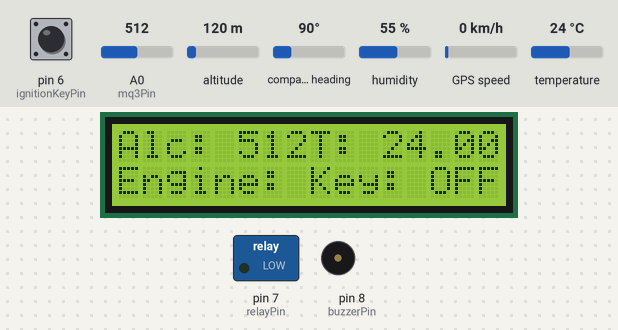
The sketch below on a simulated Arduino Uno, built with avr-gcc and run on an emulated ATmega328P. Parts: 16×2 character LCD, switched loads named in the sketch (green lamp = pin HIGH), buzzer (waves = sounding, pin HIGH). The inputs (shaded band) are chosen by the test bench; at power-on: pin 6 (ignitionKeyPin) HIGH, temperature 24 °C, A0 (mq3Pin) = 512, altitude 120 m, compass heading 90°, humidity 55 %, GPS speed 0 km/h. The GPS gets a fix after 3 s at 37.7749, -122.4194 with 8 satellites; the modem accepts every AT command (registered, SIM ready, sends succeed) and sends nothing else; what the sketch prints to the serial monitor is not drawn.

Above: at 7.8 s.
7.9 s: pin 6 (ignitionKeyPin) pulled LOW for 2.35 s
At 16.7 s:
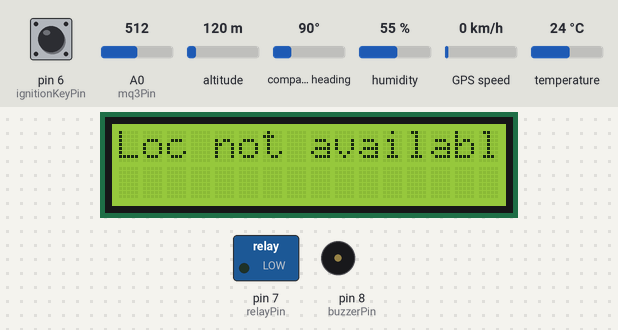
16.8 s: temperature set to 12 °C
At 18.9 s:
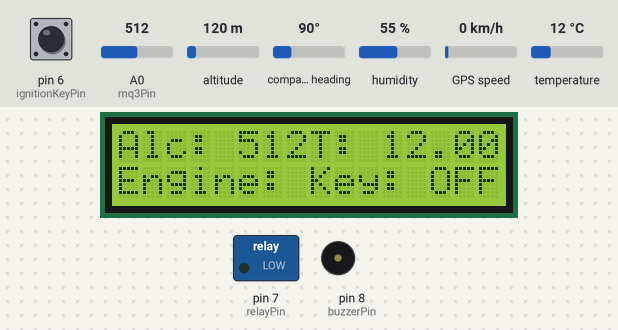
19.9 s: A0 (mq3Pin) set to 30
At 21.0 s:
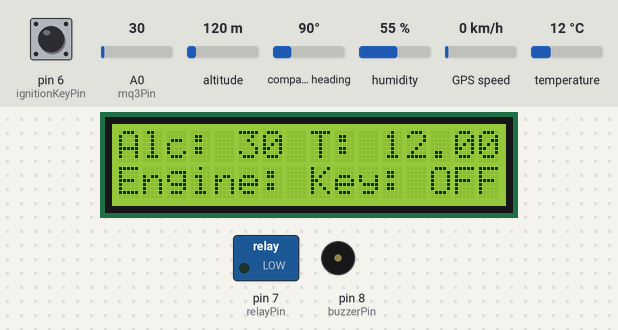
26.4 s: pin 6 (ignitionKeyPin) pulled LOW for 2.35 s
At 28.2 s:
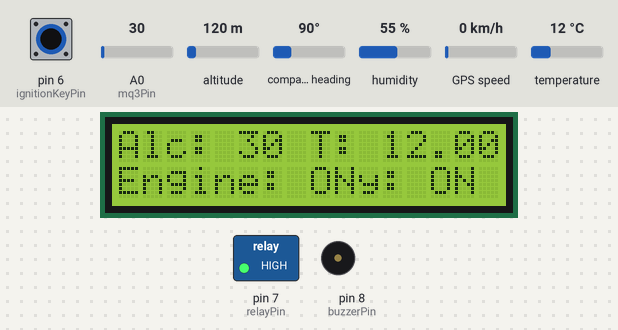
30.3 s: A0 (mq3Pin) set to 306
At 32.3 s:
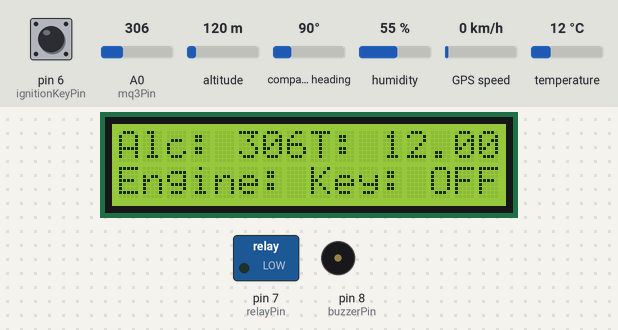
36.8 s: temperature set to 19 °C
At 38.6 s:
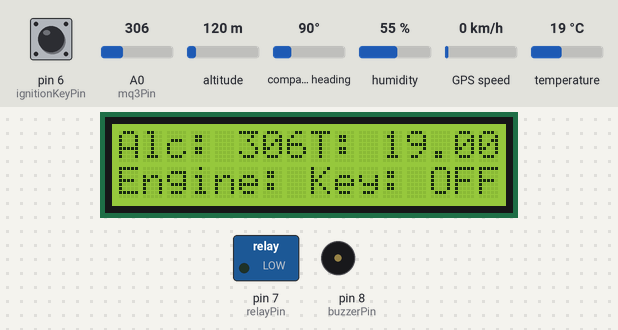
Timing chart, 0 to 40.1 s (numbered marks = the images above; inputs shaded):
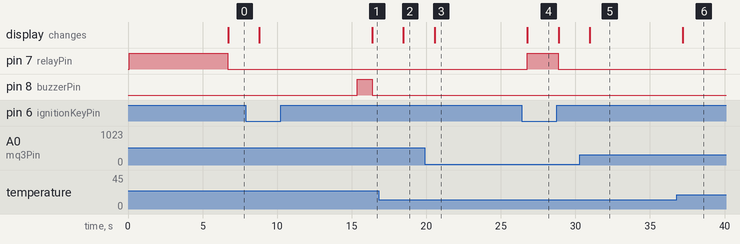

The sketch:

smart_vehicle_v1.ino
```cpp
#include <SoftwareSerial.h>       // For serial communication with GSM
#include <TinyGPS++.h>            // GPS Library for NEO-6M
#include <LiquidCrystal_I2C.h>    // For LCD display
#include <DHT.h>                  // For DHT sensor

// Pin Assignments
int mq3Pin = A0;       // Alcohol Sensor
int relayPin = 7;      // Relay to control engine lock
int buzzerPin = 8;     // Optional Buzzer for alert
int ignitionKeyPin = 6;// Ignition Key Pin (simulating the key ON/OFF state)
float alcoholThreshold = 300; // Threshold value for alcohol detection

// GSM and GPS Pins
SoftwareSerial gsmSerial(9, 10); // RX, TX for GSM
SoftwareSerial gpsSerial(4, 3);  // RX, TX for GPS
TinyGPSPlus gps; // Create GPS object

// LCD object (assuming the address is 0x27 for a 16x2 LCD)
LiquidCrystal_I2C lcd(0x27, 16, 2);

// DHT sensor
#define DHTTYPE DHT11  // or DHT22, depending on the sensor used
const int DHTPin = 2; // DHT sensor pin (changed to D2)
DHT dht(DHTPin, DHTTYPE);

void setup() {
  pinMode(mq3Pin, INPUT);
  pinMode(relayPin, OUTPUT);
  pinMode(buzzerPin, OUTPUT);
  pinMode(ignitionKeyPin, INPUT_PULLUP); // Ignition key switch with internal pull-up

  Serial.begin(9600); // For monitoring
  gpsSerial.begin(9600); // Start GPS
  gsmSerial.begin(9600); // Start GSM

  lcd.begin(A4,A5 ); // Initialize LCD with correct dimensions
  lcd.backlight(); // Turn on backlight
  lcd.clear();

  dht.begin(); // Initialize the DHT sensor

  digitalWrite(relayPin, HIGH); // Engine ON by default
  digitalWrite(buzzerPin, LOW); // Buzzer OFF by default

  lcd.setCursor(0, 0);
  lcd.print("System Init");
  lcd.setCursor(0, 1);
  lcd.print("Awaiting Key");

  // Initialize GSM Module (SIM900/800)
  sendSMS("System Initialized!");
}

void loop() {
  if (gpsSerial.available() > 0) {
    gps.encode(gpsSerial.read()); // Get GPS Data
  }

  int alcoholValue = analogRead(mq3Pin); // Read alcohol sensor data
  bool ignitionKeyStatus = digitalRead(ignitionKeyPin) == LOW; // Check if ignition key is ON (LOW because of pull-up)

  // DHT sensor readings
  float tempC = dht.readTemperature(); // Temperature in Celsius
  float humidity = dht.readHumidity(); // Humidity

  // Check if DHT sensor readings are valid
  if (isnan(tempC) || isnan(humidity)) {
    lcd.clear();
    lcd.setCursor(0, 0);
    lcd.print("DHT Error!");
    delay(2000); // Display error message for a while
    return;
  }

  // Display alcohol sensor, ignition key, temperature, and humidity
  lcd.clear();
  lcd.setCursor(0, 0);
  lcd.print("Alc: ");
  lcd.print(alcoholValue);
  lcd.setCursor(8, 0);
  lcd.print("T: ");
  lcd.print(tempC);
  lcd.setCursor(0, 1);
  lcd.print("H: ");
  lcd.print(humidity);
  lcd.print("%");

  if (ignitionKeyStatus) {
    lcd.setCursor(8, 1);
    lcd.print("Key: ON");

    if (alcoholValue > alcoholThreshold) {
      lockEngine(); // Lock the engine when alcohol is detected
      sendSMS("Alcohol detected! Engine locked.");
      triggerBuzzer();
      displayLocation();
    } else {
      unlockEngine(); // Keep the engine running when alcohol is not detected
    }
  } else {
    lockEngine(); // Engine off if key is not turned on
    lcd.setCursor(8, 1);
    lcd.print("Key: OFF");
  }

  delay(2000); // Delay between sensor readings
}

void lockEngine() {
  digitalWrite(relayPin, LOW); // Turn off engine
  lcd.setCursor(0, 1);
  lcd.print("Engine: Locked");
}

void unlockEngine() {
  digitalWrite(relayPin, HIGH); // Turn on engine
  lcd.setCursor(0, 1);
  lcd.print("Engine: ON");
}

void triggerBuzzer() {
  digitalWrite(buzzerPin, HIGH); // Turn on buzzer
  delay(1000);
  digitalWrite(buzzerPin, LOW);  // Turn off buzzer
}

void sendSMS(String message) {
  gsmSerial.println("AT+CMGF=1"); // Set SMS mode
  delay(500); // Increased delay for GSM response
  gsmSerial.println("AT+CMGS=\"+1234567890\""); // Replace with recipient's phone number
  delay(500); // Increased delay for GSM response
  gsmSerial.print(message);
  delay(500); // Wait for message input
  gsmSerial.write(26); // ASCII code for Ctrl+Z
  delay(5000); // Wait for SMS sending process
}

void displayLocation() {
  if (gps.location.isValid()) {
    Serial.print("Lat: ");
    Serial.println(gps.location.lat(), 6);
    Serial.print("Lon: ");
    Serial.println(gps.location.lng(), 6);

    lcd.clear();
    lcd.setCursor(0, 0);
    lcd.print("Lat: ");
    lcd.setCursor(5, 0);
    lcd.print(gps.location.lat(), 6);
    lcd.setCursor(0, 1);
    lcd.print("Lon: ");
    lcd.setCursor(5, 1);
    lcd.print(gps.location.lng(), 6);

    sendSMS("Location: " + String(gps.location.lat(), 6) + ", " + String(gps.location.lng(), 6));
  } else {
    Serial.println("Location not available");
    lcd.clear();
    lcd.setCursor(0, 0);
    lcd.print("Loc not available");
  }
}
```

Measured:
- after the input at 7.9 s, pin 8 (buzzerPin): LOW → HIGH after 7.5 s, → LOW 1.0 s later; the display: first changes after 0.91 s (image 1 shows a later state)
- after the input at 16.8 s, the display: changes after 1.7 s (image 2)
- after the input at 19.9 s, the display: changes after 0.65 s (image 3)
- after the input at 26.4 s, pin 7 (relayPin): LOW → HIGH after 0.38 s, → LOW 2.1 s later; the display: changes after 0.39 s (image 4)
- after the input at 30.3 s, the display: changes after 0.65 s (image 5)
- after the input at 36.8 s, the display: changes after 0.39 s (image 6)
